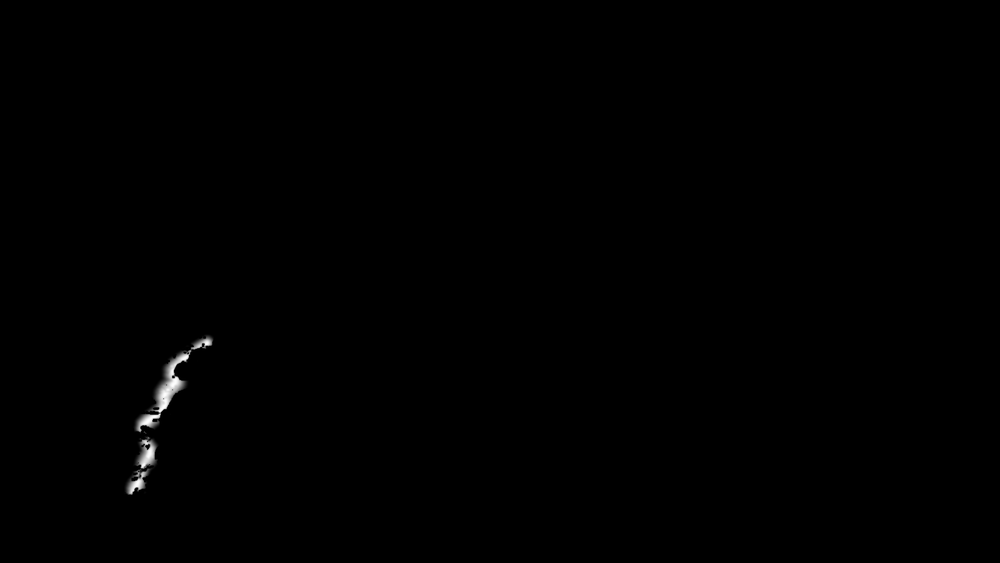
#> input picture art/concepts/env_fx_stream_20261014/mask_water.png, 1000 x 563 px, shrunk from 1672 x 941 before the run, found by its file name; its folder holds 3 pictures in this run
$ python verify_realtime_movie.py .
#> lines starting #> are read from the running program, lines starting #| are printed output that depends on the picture; after the words box and inside, x2 and y2 are one past the last pixel; in counts of white or black regions, pixels touching at a corner belong together
#!/usr/bin/env python3
"""#749 溪流候选：原速 30fps 录屏帧的循环与静止区核对（仍只是候选，不改生产）。

Agent-ID: GROK-BUILD
输入是 Godot Movie Maker 对 stream_flow_preview.tscn 录出的 PNG 序列（真实着色器、固定 30fps、
phase 按 8 秒一圈的真实 delta 推进，不是 Python 生成帧，也不是加速/抽帧）。只读帧目录，不改仓库文件。

录制（仓库根，无显示器时加 xvfb-run）：
  xvfb-run -a -s "-screen 0 1800x1000x24" godot --path art/concepts/env_fx_stream_20261014/godot_preview \
    --resolution 1672x941 --write-movie /tmp/mv749/f.png --fixed-fps 30 --quit-after 1200 -- --hide-ui
核对：
  python3 art/concepts/env_fx_stream_20261014/verify_realtime_movie.py /tmp/mv749
"""
import argparse
import glob
import json
import os
import sys

import numpy as np
from PIL import Image

HERE = os.path.dirname(os.path.abspath(__file__))
TEX = os.path.join(HERE, "godot_preview", "textures")
FPS = 30
PERIOD_FRAMES = 8 * FPS  # 一圈 8 秒


def load(p):
    return np.asarray(Image.open(p).convert("RGB"), dtype=np.int16)


def mask(name):
#> called with name = 'mask_water.png'
    m = np.asarray(Image.open(os.path.join(TEX, name)))
#> m is the input picture: shape (563, 1000); min 0, max 254, mean 0.6
    return (m[..., 0] if m.ndim == 3 else m) > 0
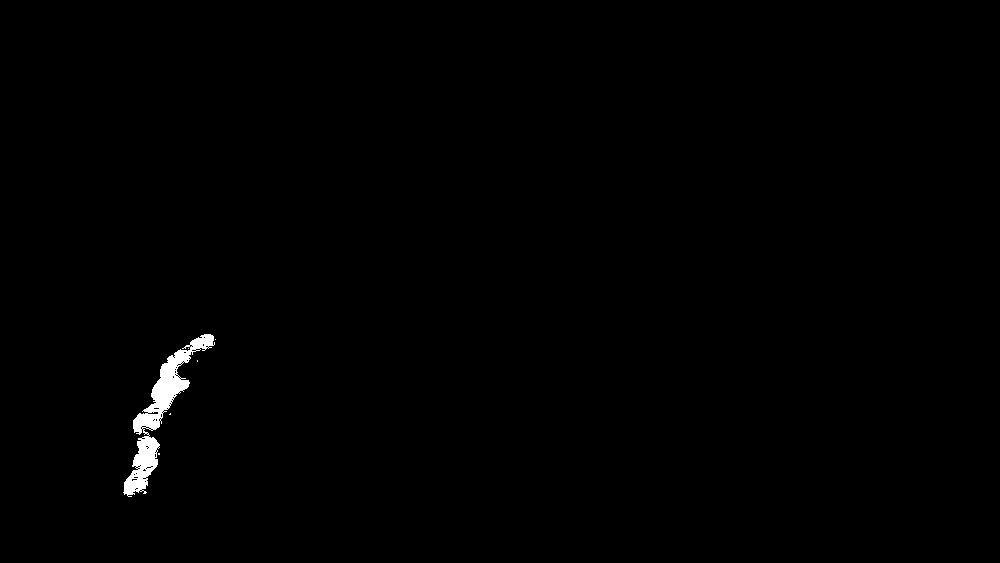
#> returned value: shape (563, 1000) bool; 0.58% white; 6 white regions (5 under 20 px), largest, box (x1, y1, x2, y2) and area: (123, 334, 215, 497) 3276


def main():
    ap = argparse.ArgumentParser()
    ap.add_argument("frames_dir")
    ap.add_argument("--expect-frames", type=int, default=40 * FPS)
    ap.add_argument("--loop-tolerance", type=int, default=0, help="第 2 圈起相隔一整圈两帧允许的最大通道差")
    ap.add_argument("--startup-tolerance", type=int, default=3, help="第 1 圈 vs 第 2 圈允许的最大通道差（录制启动段）")
    ap.add_argument("--spike-ratio", type=float, default=1.5, help="圈界相邻帧差 / 全片相邻帧差中位数 的上限")
    a = ap.parse_args()

    files = sorted(glob.glob(os.path.join(a.frames_dir, "*.png")))
    n = len(files)
    water = mask("mask_water.png")
    prot = mask("mask_protect.png")
#> call 2 of mask, with name = 'mask_protect.png'
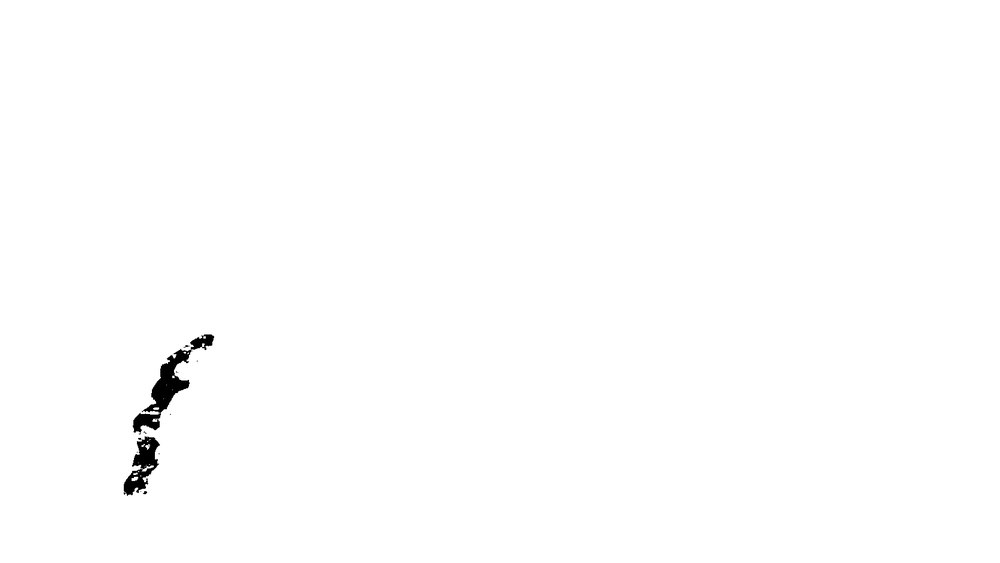
#> input picture art/concepts/env_fx_stream_20261014/mask_protect.png, 1000 x 563 px, shrunk from 1672 x 941 before the run, found by its file name
#> in mask, m is the input picture: shape (563, 1000); min 0, max 255, mean 253.7
#> in mask (call 2), `return (m[..., 0] if m.ndim == 3 else m) > 0`:
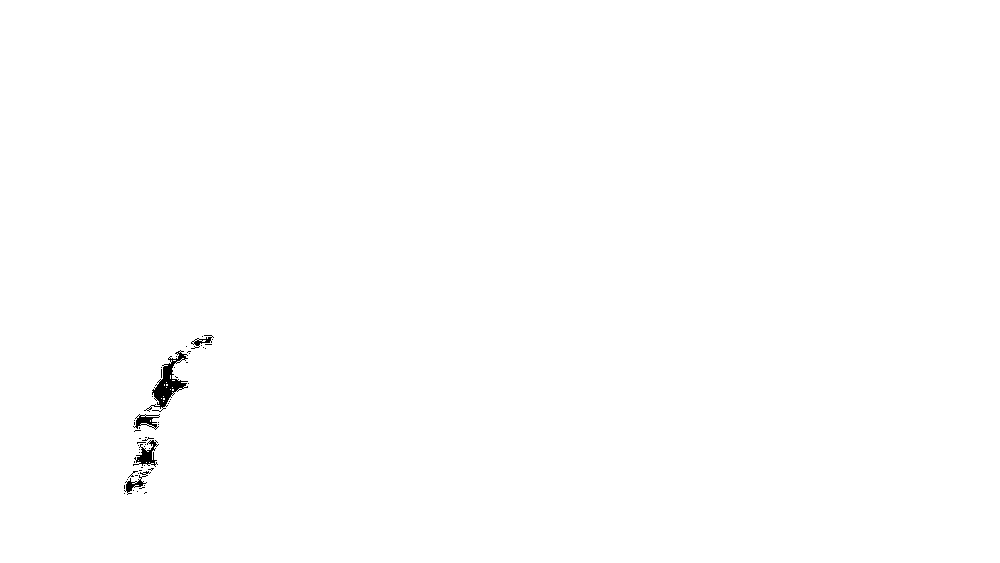
#> returned value: shape (563, 1000) bool; 99.7% white; 57 black regions (52 under 20 px), largest, box (x1, y1, x2, y2) and area: (144, 350, 188, 412) 800, (133, 440, 159, 467) 287, (133, 414, 160, 430) 193, (124, 471, 151, 495) 163, (191, 335, 214, 349) 105
    still = ~water  # 水遮罩以外整片都应不动
    first = load(files[0])
    loop_max = 0  # 第 2 圈起：第 k 帧 vs 第 k+240 帧
    first_cycle = {"max": 0, "frames": []}  # 第 1 圈 vs 第 2 圈（启动段单独报告，不并入稳态循环）
    still_max = 0
    prot_max = 0
    steps = []
    prev = first
    ring = {}
    for k, f in enumerate(files):
        cur = load(f)
        d0 = np.abs(cur - first).max(axis=2)
#> d0: shape (563, 1000) int16; every value is 0
        still_max = max(still_max, int(d0[still].max()))
#> still_max = 0
        prot_max = max(prot_max, int(d0[prot].max()))
#> prot_max = 0
        if k:
            steps.append(float(np.abs(cur - prev)[water].mean()))
        if k >= PERIOD_FRAMES:
            dl = int(np.abs(cur - ring.pop(k - PERIOD_FRAMES)).max())
            if k < 2 * PERIOD_FRAMES:
                first_cycle["max"] = max(first_cycle["max"], dl)
                if dl:
                    first_cycle["frames"].append(k - PERIOD_FRAMES)
            else:
                loop_max = max(loop_max, dl)
        ring[k] = cur
        prev = cur
    steps = np.array(steps)
    med = float(np.median(steps))
    # steps[i] 是第 i 帧到第 i+1 帧；圈界是第 240k-1 → 240k 帧
    bounds = [b - 1 for b in range(PERIOD_FRAMES, n, PERIOD_FRAMES)]
    bound_steps = [float(steps[b]) for b in bounds]
    half = int((np.abs(load(files[min(PERIOD_FRAMES // 2, n - 1)]) - first).max(axis=2)[water] > 0).sum())
    res = {
        "frames": n,
        "fps": FPS,
        "seconds": n / FPS,
        "period_frames": PERIOD_FRAMES,
        "loop_max_diff": loop_max,
        "first_vs_second_cycle_max_diff": first_cycle["max"],
        "first_cycle_frames_differing": first_cycle["frames"],
        "still_outside_water_max_diff": still_max,
        "protect_max_diff": prot_max,
        "half_cycle_changed_water_px": half,
        "step_mean_median": round(med, 4),
        "step_mean_max": round(float(steps.max()), 4),
        "step_mean_min": round(float(steps.min()), 4),
        "boundary_steps": [round(s, 4) for s in bound_steps],
    }
    ok = (n == a.expect_frames and loop_max <= a.loop_tolerance and first_cycle["max"] <= a.startup_tolerance and still_max == 0 and prot_max == 0
          and half > 0 and steps.min() > 0 and all(s <= med * a.spike_ratio for s in bound_steps))
    res["ok"] = bool(ok)
    print("REALTIME_MOVIE " + json.dumps(res, ensure_ascii=False))
    return 0 if ok else 1


if __name__ == "__main__":
#> (the run stopped early here; a loop or call above may not have finished)
